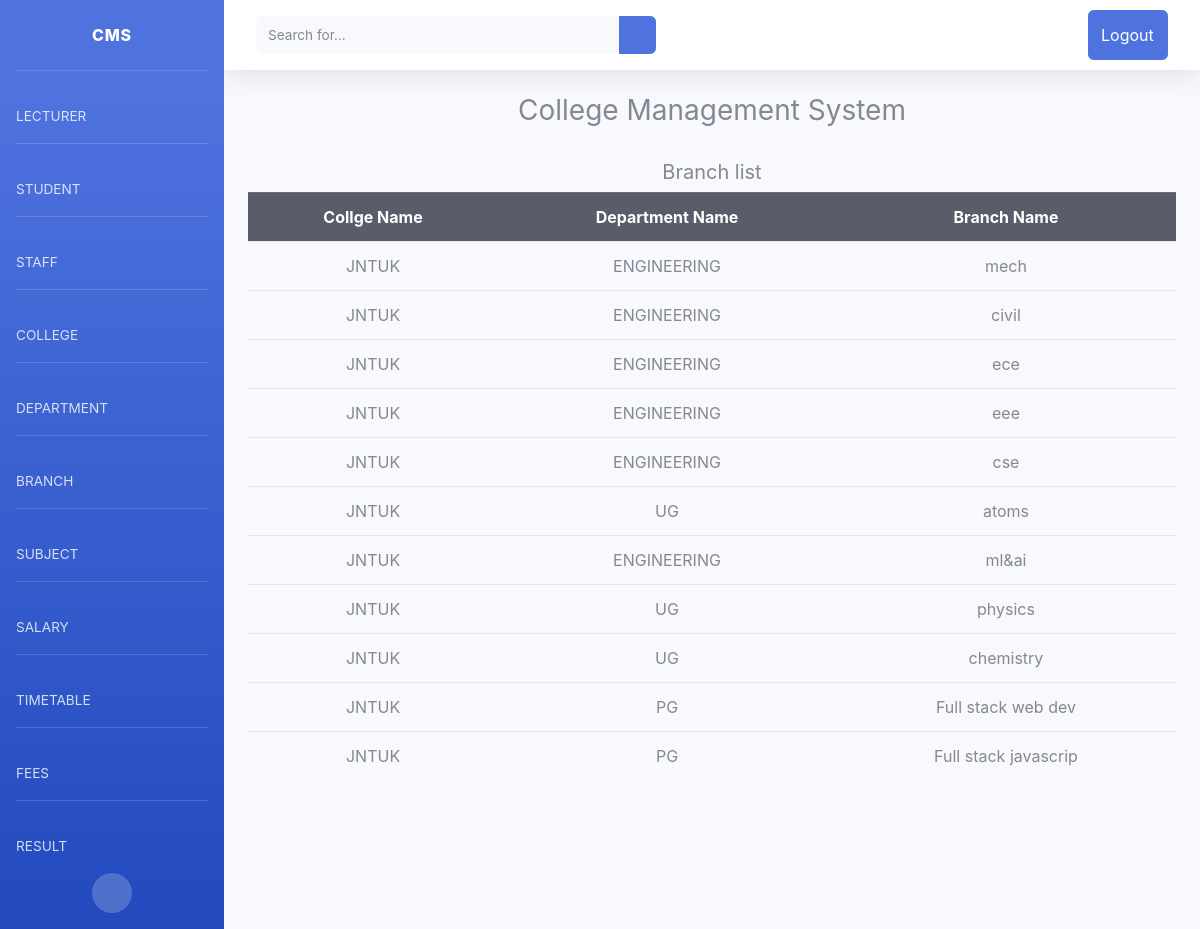
Screenshot of /Branchlist/ (signed in) with the database file from the repository.
### cmsapp/models.py (models this page shows, shortened)
class Branch(models.Model):
    id = models.IntegerField(primary_key=True)
    clg_name = models.ForeignKey(College, on_delete=models.CASCADE)
    dep_name = models.ForeignKey(Depart, on_delete=models.CASCADE)
    bran_name = models.CharField(max_length=20)

class College(models.Model):
    clg_name = models.CharField(max_length=20, primary_key=True,blank=True)
    def __str__(self):
        return self.clg_name

class Depart(models.Model):
    id = models.IntegerField(primary_key=True)
    clg_name = models.ForeignKey(College, on_delete=models.CASCADE)
    dep_name = models.CharField(max_length=20)
    def __str__(self):
        return self.dep_name

### cmsapp/decorator.py (the view)
    def _inner(request, *args, **kwargs):
        if not request.user.is_admin:
            raise PermissionDenied
        return function(request, *args, **kwargs)

### cmsapp/decorator.py (called while the page is built)
def admin_only(function):
    def _inner(request, *args, **kwargs):
        if not request.user.is_admin:
            raise PermissionDenied
        return function(request, *args, **kwargs)
    return _inner

### cmsapp/views.py (called while the page is built)
@admin_only
def Branchlist(request):
    branchlist = Branch.objects.all()
    context={'branchlist':branchlist}
    return render(request,'branch/branchlist.html',context)

### templates/branch/branchlist.html
{% extends 'registration/home.html' %}
{% block content %}
<h5 class='text-center fw-bold'>Branch list</h5>
<div class="container">
    <table class="table table-hover">
    <tbody class="table table-striped table-hover">
      <tr class="thead-dark text-center">
          <th>Collge Name</th>
          <th>Department Name</th>
          <th>Branch Name</th>
      </tr>
{% for data in branchlist %}
        <tr class="text-center">
    <td>{{data.clg_name}}</td>
    <td>{{data.dep_name}}</td>
    <td>{{data.bran_name}}</td>
        </tr>
  {% endfor %}
    </tbody>
  </table>
    </div>
{% endblock %}

### templates/registration/home.html (style rules this page uses)
body { font-family: 'Roboto', sans-serif; }

### rows the page displays
Branch: clg_name "JNTUK", dep_name "ENGINEERING", bran_name "mech"
Branch: clg_name "JNTUK", dep_name "ENGINEERING", bran_name "civil"
Branch: clg_name "JNTUK", dep_name "ENGINEERING", bran_name "ece"
Branch: clg_name "JNTUK", dep_name "ENGINEERING", bran_name "eee"
Branch: clg_name "JNTUK", dep_name "ENGINEERING", bran_name "cse"
Branch: clg_name "JNTUK", dep_name "UG", bran_name "atoms"
Branch: clg_name "JNTUK", dep_name "ENGINEERING", bran_name "ml&ai"
Branch: clg_name "JNTUK", dep_name "UG", bran_name "physics"
Branch: clg_name "JNTUK", dep_name "UG", bran_name "chemistry"
Branch: clg_name "JNTUK", dep_name "PG", bran_name "Full stack web dev"
Branch: clg_name "JNTUK", dep_name "PG", bran_name "Full stack javascrip"
